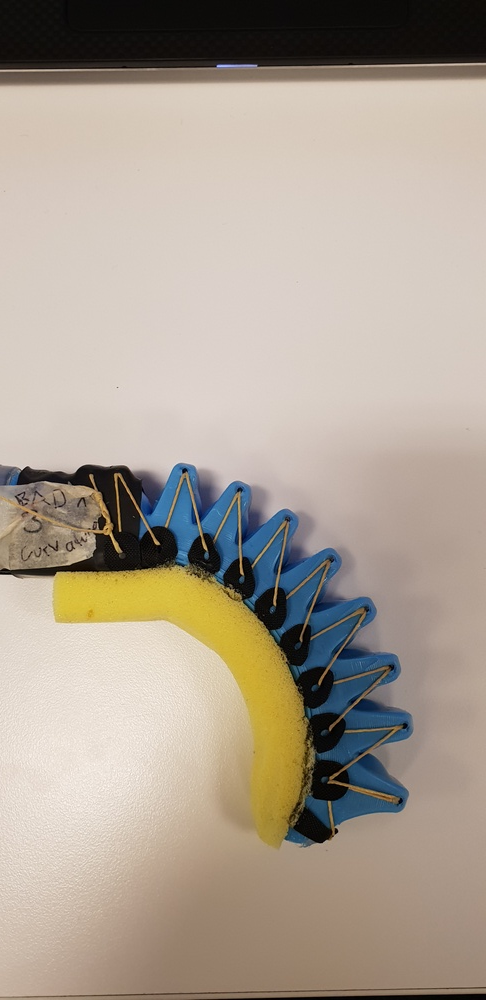
#> input picture Vision Testing/finger.jpg, 486 x 1000 px, shrunk from 1960 x 4032 before the run
$ python contour.py   (older library calls are emulated)
#> lines starting #> are read from the running program, lines starting #| are printed output that depends on the picture; after the words box and inside, x2 and y2 are one past the last pixel; in counts of white or black regions, pixels touching at a corner belong together
#!/usr/bin/env python
import cv2
import numpy as np

## (1) Read
img = cv2.imread("finger.jpg")
#> img is the input picture: shape (1000, 486, 3); mean B, G, R 146.7, 160.2, 171.5
gray = cv2.cvtColor(img, cv2.COLOR_BGR2GRAY)
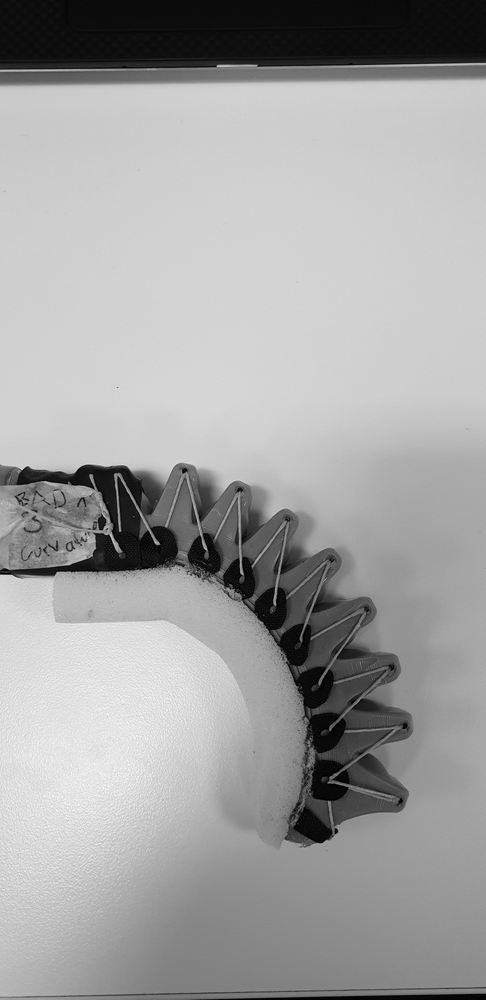
#> gray: shape (1000, 486); min 0, max 250, mean 162.1

## (2) Threshold
th, threshed = cv2.threshold(gray, 127, 255, cv2.THRESH_BINARY_INV|cv2.THRESH_OTSU)
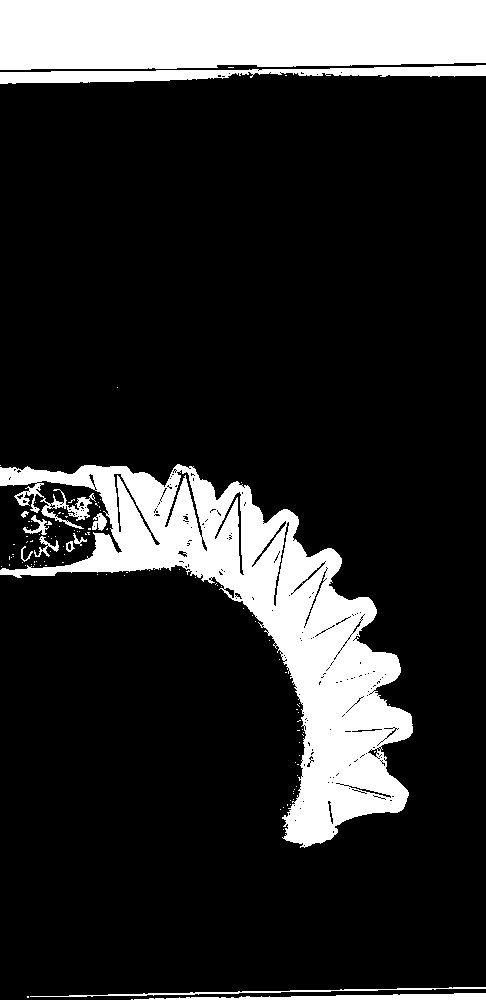
#> threshed: shape (1000, 486); 17.6% white; 113 white regions (101 under 20 px)
#> th = 115

## (3) Find the min-area contour
_, cnts, _ = cv2.findContours(threshed, cv2.RETR_TREE, cv2.CHAIN_APPROX_SIMPLE)
#> cnts = 476 contours, 443 with area under 20; largest, box (x1, y1, x2, y2) and area: (0, 464, 413, 848) 46512, (0, 0, 486, 70) 31908, (0, 65, 486, 84) 3860, (134, 993, 486, 1000) 1094, (164, 469, 203, 538) 434
cnts = sorted(cnts, key=cv2.contourArea)
for cnt in cnts:
    if cv2.contourArea(cnt) > 100:
        break
#> this loop made 462 passes
#> cnt on passes 1 to 3: [[131, 999], [132, 999]], [[283, 829]], [[280, 809]]

## (4) Create mask and do bitwise-op
mask = np.zeros(img.shape[:2],np.uint8)
cv2.drawContours(mask, [cnt],-1, 255, -1)
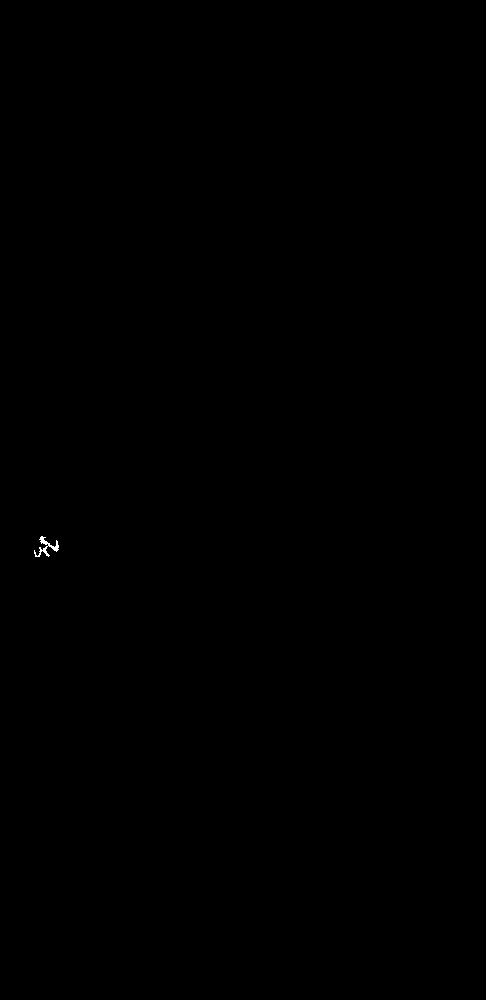
#> mask: shape (1000, 486); 0.03% white in thin lines or dots, all inside (x1, y1, x2, y2) = (34, 536, 59, 557)
dst = cv2.bitwise_and(img, img, mask=mask)

## Save it
cv2.imwrite("dst.jpg", dst)

$ run again, with Vision Testing/houghlines5.jpg copied over Vision Testing/finger.jpg
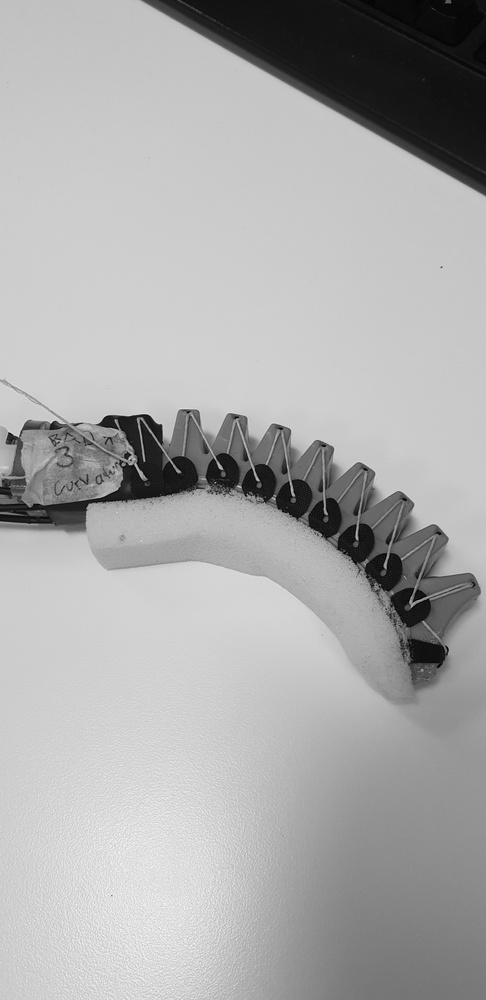
#> input picture Vision Testing/houghlines5.jpg, 486 x 1000 px, shrunk from 1960 x 4032 before the run
#> img is the input picture: shape (1000, 486, 3); min 0, max 252, mean 171
#> `th, threshed = cv2.threshold(gray, 127, 255, cv2.THRESH_BINARY_INV|cv2..`:
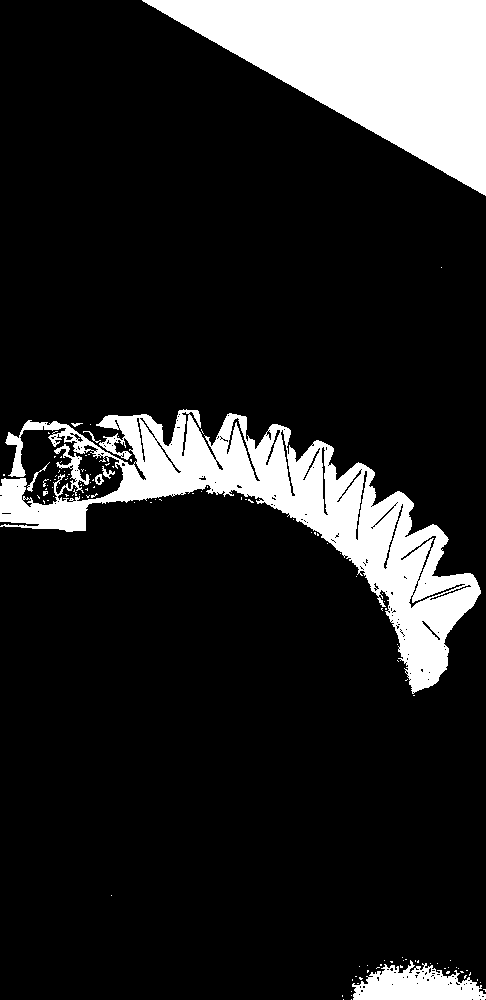
#> threshed: shape (1000, 486); 14.9% white; 120 white regions (112 under 20 px)
#> th = 121
#> cnts = 335 contours, 301 with area under 20; largest, box (x1, y1, x2, y2) and area: (0, 409, 481, 694) 35251, (142, 0, 486, 196) 33520, (352, 960, 486, 1000) 3168, (226, 417, 261, 482) 302, (400, 535, 437, 582) 223
#> the loop `for cnt in cnts:` made 322 passes
#> cnt on passes 1 to 3: [[351, 999]], [[343, 999]], [[351, 995]]
#> mask: shape (1000, 486); 0.03% white; 1 white region, box (x1, y1, x2, y2) and area: (429, 584, 472, 601) 144

$ run again, with Vision Testing/Original frame_07.11.2018_corrected.png saved as Vision Testing/finger.jpg
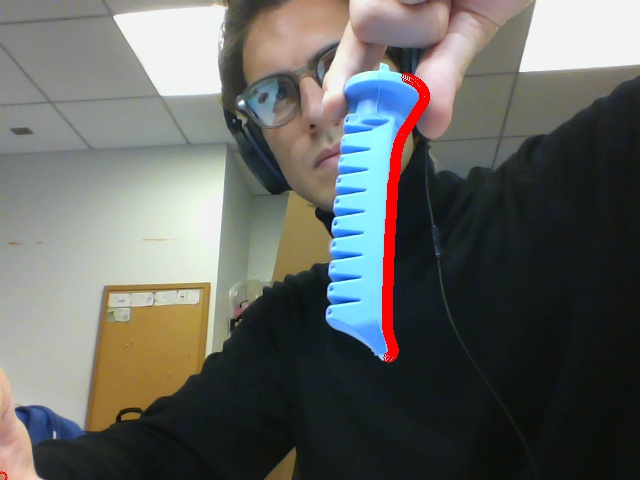
#> input picture Vision Testing/Original frame_07.11.2018_corrected.png, 640 x 480 px
#> img is the input picture: shape (480, 640, 3); mean B, G, R 97.4, 101.4, 99.9
#> `gray = cv2.cvtColor(img, cv2.COLOR_BGR2GRAY)`:
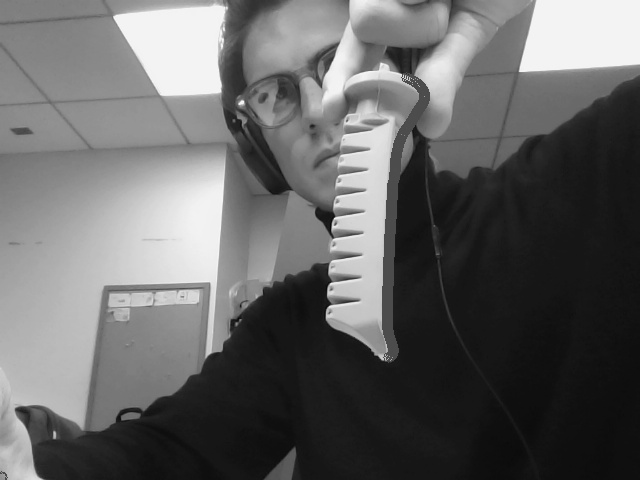
#> gray: shape (480, 640); min 6, max 248, mean 100.5
#> `th, threshed = cv2.threshold(gray, 127, 255, cv2.THRESH_BINARY_INV|cv2..`:
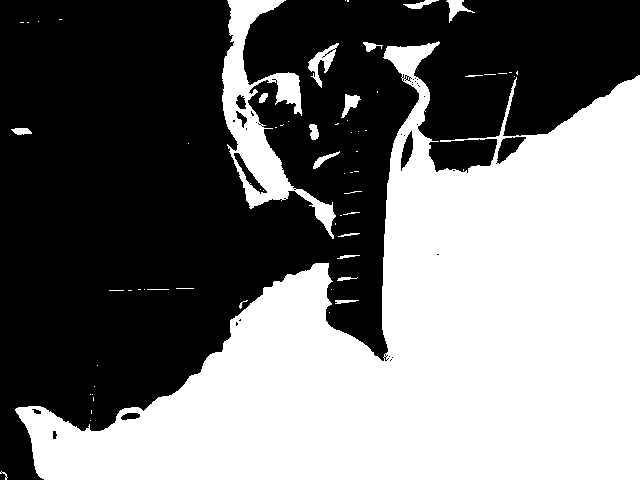
#> threshed: shape (480, 640); 46.4% white; 65 white regions (45 under 20 px)
#> th = 95
#> cnts = 126 contours, 104 with area under 20; largest, box (x1, y1, x2, y2) and area: (15, 41, 640, 480) 132595, (222, 0, 336, 239) 7536, (496, 136, 527, 165) 428, (308, 43, 339, 88) 408, (233, 152, 268, 195) 354
#> the loop `for cnt in cnts:` made 115 passes
#> cnt on passes 1 to 8: [[90, 420]], [[91, 410], [91, 413]], [[93, 397], [93, 400]], [[92, 394]], [[90, 394]], [[94, 386]], [[97, 365]], [[329, 312]]
#> mask: shape (480, 640); 0.04% white; 1 white region, box (x1, y1, x2, y2) and area: (403, 0, 439, 9) 137
